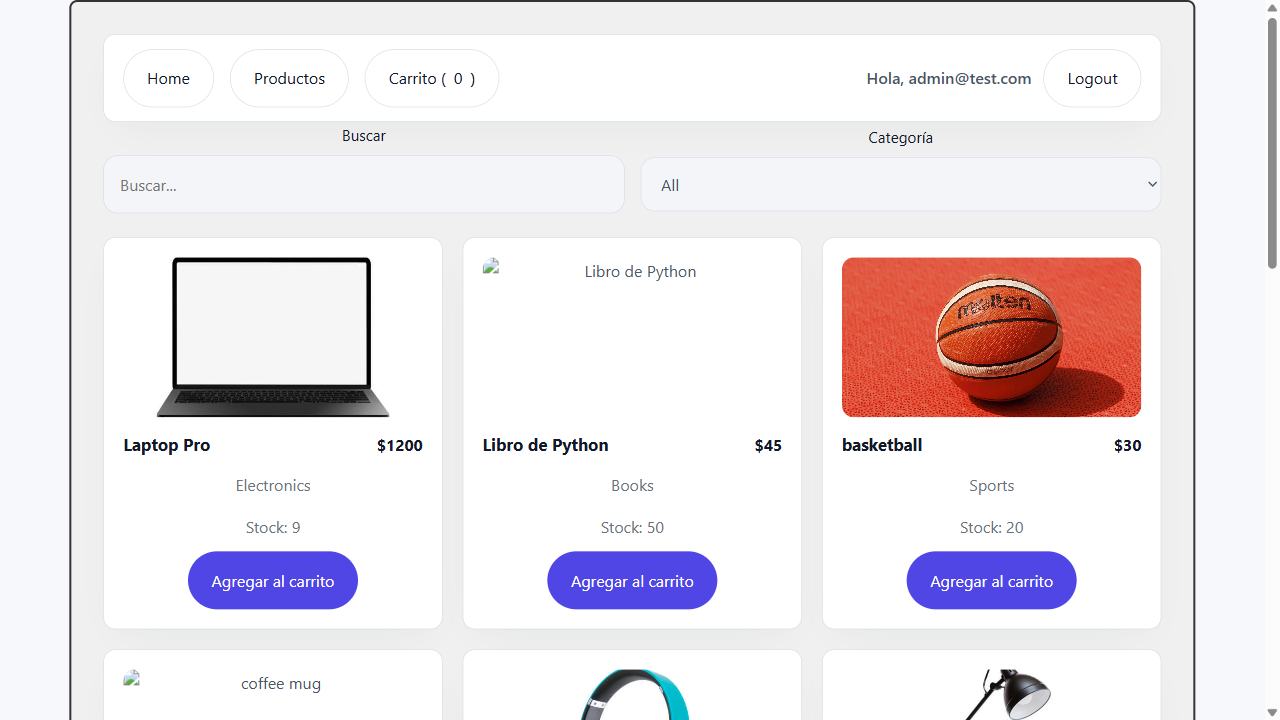
#> input picture automation-lab/vision-service/tests/assets/datasets/home_page-react.png, 1280 x 720 px
$ python -i contour_detector.py   (imports and definitions only)
#> lines starting #> are read from the running program, lines starting #| are printed output that depends on the picture
"""
Contour Detection for UI element identification.
"""
import cv2
import numpy as np
from typing import List, Tuple, Dict
from ..core.config import VisionConfig


def preprocess_for_contours(image: np.ndarray) -> np.ndarray:
    """
    Preprocess image for contour detection.

    Args:
        image: input image (BGR or grayscale)

    Returns:
        Binary image ready for contour detection
    """
    if len(image.shape) == 3:
        gray = cv2.cvtColor(image, cv2.COLOR_BGR2GRAY)
    else:
        gray = image

    # Apply Gaussian blur to reduce noise
    blurred = cv2.GaussianBlur(gray, VisionConfig.BLUR_KERNEL_SIZE, 0)

    # Apply CLAHE for contrast enhancement
    clahe = cv2.createCLAHE(clipLimit=2.0, tileGridSize=(8, 8))
    enhanced = clahe.apply(blurred)

    # Apply adaptive threshold for binarization
    binary = cv2.adaptiveThreshold(
        enhanced, 255, cv2.ADAPTIVE_THRESH_GAUSSIAN_C,
        cv2.THRESH_BINARY, 11, 2
    )

    # Apply morphological operations
    kernel = cv2.getStructuringElement(cv2.MORPH_RECT, (5, 5))
    processed = cv2.morphologyEx(binary, cv2.MORPH_CLOSE, kernel)
    processed = cv2.morphologyEx(processed, cv2.MORPH_OPEN, kernel)

    return processed


def extract_contours(image: np.ndarray) -> List[Tuple[int, int, int, int, float]]:
    """
    Extract contours from an image and return bounding boxes with quality scores.

    Args:
        image: input image (BGR or grayscale)

    Returns:
        List of (x, y, width, height, quality_score) tuples
    """
    preprocessed = preprocess_for_contours(image)

    # Find contours
    contours, _ = cv2.findContours(
        preprocessed, cv2.RETR_EXTERNAL, cv2.CHAIN_APPROX_SIMPLE
    )

    h, w = image.shape[:2]
    image_area = h * w

    results = []

    for contour in contours:
        # Calculate bounding rectangle
        x, y, cw, ch = cv2.boundingRect(contour)
        area = cw * ch

        # Filter by area constraints
        area_ratio = area / image_area
        if area_ratio < VisionConfig.CONTOUR_AREA_MIN_RATIO or area_ratio > VisionConfig.CONTOUR_AREA_MAX_RATIO:
            continue

        # Calculate solidity (area / convex hull area)
        hull = cv2.convexHull(contour)
        hull_area = cv2.contourArea(hull)
        if hull_area == 0:
            continue
        solidity = area / hull_area

        if solidity < VisionConfig.CONTOUR_SOLIDITY_MIN:
            continue

        # Quality score based on solidity and area
        quality = min(1.0, solidity * (area_ratio / VisionConfig.CONTOUR_AREA_MIN_RATIO) ** 0.5)
        results.append((x, y, cw, ch, quality))

    return results


def detect_ui_elements(image: np.ndarray) -> List[Dict]:
    """
    Detect potential UI elements via contour detection.

    Args:
        image: input image

    Returns:
        List of {bbox, visual_score} dicts
    """
    contours = extract_contours(image)
    results = []

    for x, y, w, h, quality in contours:
        results.append({
            "x": int(x),
            "y": int(y),
            "width": int(w),
            "height": int(h),
            "visual_score": float(quality),
        })

    return results

>>> import cv2
>>> picture = cv2.imread('../../tests/assets/datasets/home_page-react.png')
#> picture is the input picture: shape (720, 1280, 3); mean B, G, R 233.9, 229.9, 235.9
>>> result = extract_contours(picture)
#> in preprocess_for_contours, `gray = cv2.cvtColor(image, cv2.COLOR_BGR2GRAY)`:
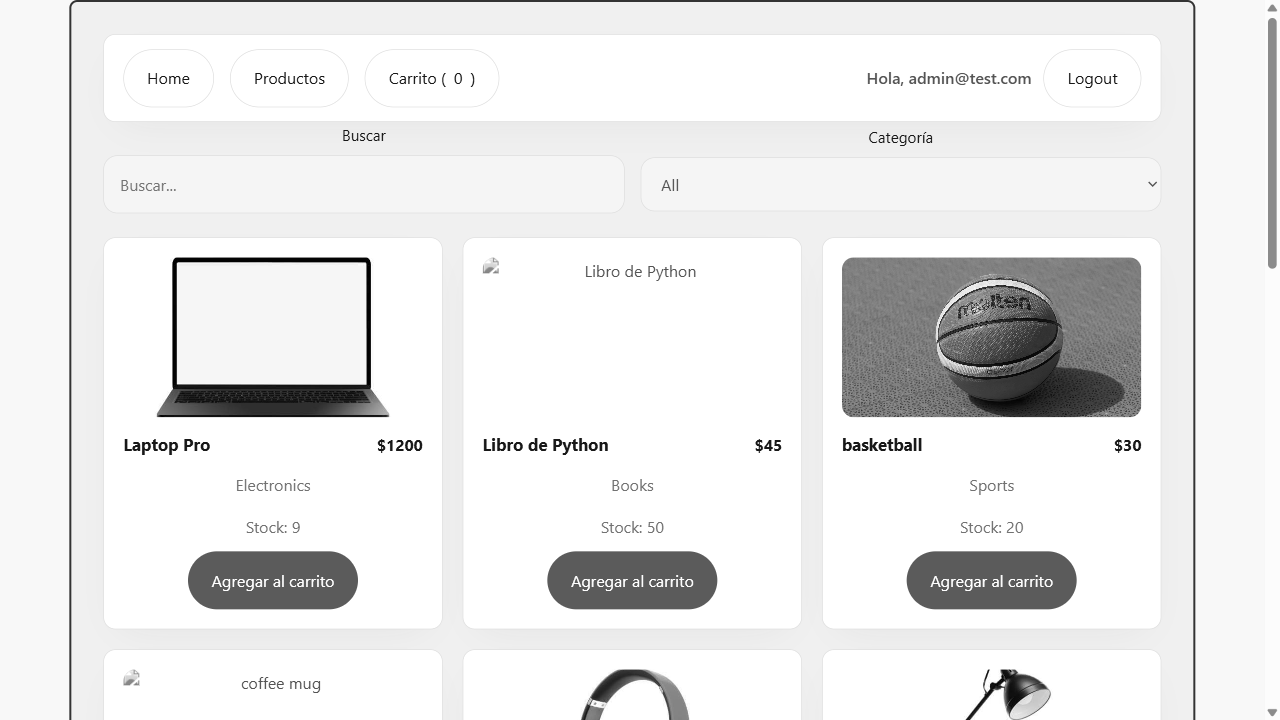
#> gray: shape (720, 1280); min 0, max 255, mean 232.2
#> (the run stopped early here; a loop or call above may not have finished)
